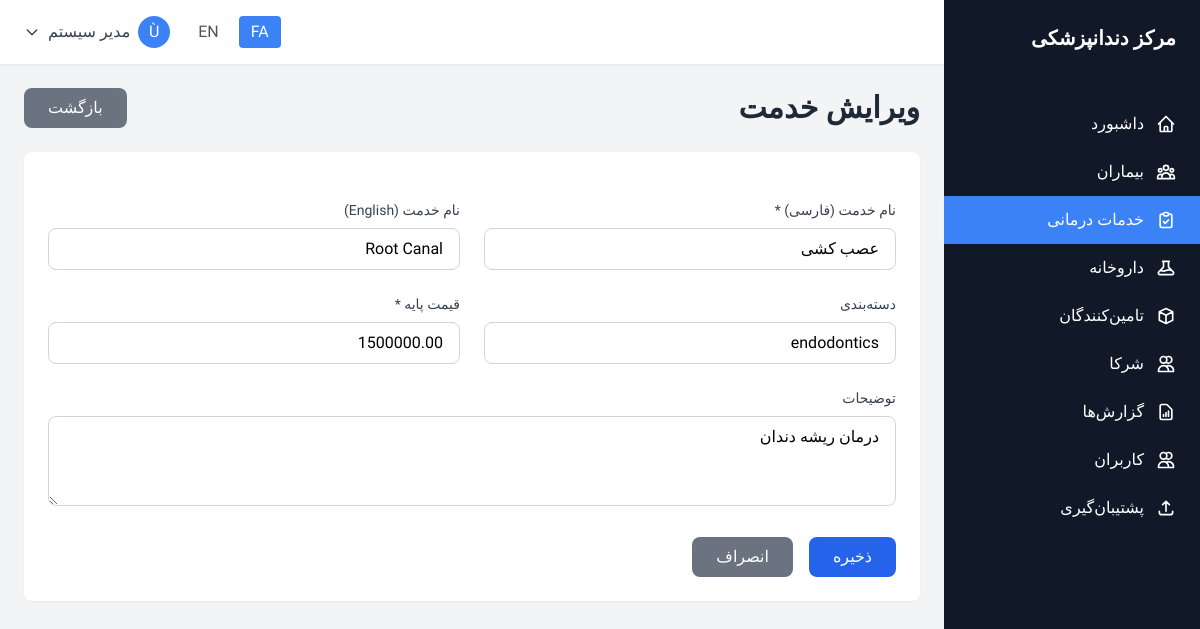
/services/edit.php?id=3 (signed in), run on the app's committed database.
### tables this page shows
CREATE TABLE IF NOT EXISTS system (
    id INT AUTO_INCREMENT PRIMARY KEY,
    record_type ENUM('setting', 'activity_log') NOT NULL,
    setting_key VARCHAR(50),
    setting_value TEXT,
    setting_type VARCHAR(20) DEFAULT 'text',
    description TEXT,
    user_id INT,
    action VARCHAR(50),
    table_name VARCHAR(50),
    record_id INT,
    ip_address VARCHAR(45),
    user_agent TEXT,
    created_at DATETIME DEFAULT CURRENT_TIMESTAMP,
    updated_at DATETIME DEFAULT CURRENT_TIMESTAMP ON UPDATE CURRENT_TIMESTAMP,
    INDEX idx_record_type (record_type),
    INDEX idx_setting_key (setting_key),
    INDEX idx_user_action (user_id, action),
    INDEX idx_table_record (table_name, record_id),
    INDEX idx_activity_date (created_at),
    UNIQUE KEY unique_setting (setting_key, record_type),
    FOREIGN KEY (user_id) REFERENCES users(id) ON DELETE SET NULL
);

CREATE TABLE IF NOT EXISTS services (
    id INT AUTO_INCREMENT PRIMARY KEY,
    patient_id INT,
    service_name VARCHAR(100) NOT NULL,
    service_name_en VARCHAR(100),
    description TEXT,
    base_price DECIMAL(10, 2) NOT NULL,
    category VARCHAR(50),
    service_date DATE,
    tooth_number VARCHAR(10),
    quantity INT DEFAULT 1,
    unit_price DECIMAL(10, 2),
    total_price DECIMAL(10, 2),
    discount DECIMAL(10, 2) DEFAULT 0,
    final_price DECIMAL(10, 2),
    dentist_id INT,
    status ENUM('template', 'pending', 'completed', 'cancelled') DEFAULT 'template',
    notes TEXT,
    is_active TINYINT(1) DEFAULT 1,
    created_by INT,
    created_at DATETIME DEFAULT CURRENT_TIMESTAMP,
    updated_at DATETIME DEFAULT CURRENT_TIMESTAMP ON UPDATE CURRENT_TIMESTAMP,
    INDEX idx_service_name_active (service_name, is_active),
    INDEX idx_category_active (category, is_active),
    INDEX idx_patient_date (patient_id, service_date),
    INDEX idx_dentist_date (dentist_id, service_date),
    INDEX idx_status_date (status, service_date),
    INDEX idx_template_services (status, is_active),
    FOREIGN KEY (patient_id) REFERENCES patients(id) ON DELETE CASCADE,
    FOREIGN KEY (dentist_id) REFERENCES users(id) ON DELETE RESTRICT,
    FOREIGN KEY (created_by) REFERENCES users(id) ON DELETE SET NULL
);

### services/edit.php (the view, shortened to what the rows shown need)
<?php
require_once '../config/config.php';
$serviceId = intval($_GET['id'] ?? 0);
$service = fetchOne("SELECT * FROM services WHERE id = ? AND status = 'template'", [$serviceId]);
include '../includes/header.php';
?>
<div class="space-y-6">
    <div class="flex items-center justify-between">
        <h1 class="text-3xl font-bold text-gray-800"><?php echo $lang['edit_service']; ?></h1>
    </div>
    <div class="bg-white rounded-lg shadow-sm p-6">
        <form id="service-form" class="space-y-6">
            <div class="grid grid-cols-1 md:grid-cols-2 gap-6">
                <div>
                    <label class="block text-sm font-medium text-gray-700 mb-2">
                        <?php echo $lang['service_name']; ?> (فارسی) *
                    </label>
                    <input type="text" name="service_name" value="<?php echo htmlspecialchars($service['service_name']); ?>" required
                        class="w-full px-4 py-2 border border-gray-300 rounded-lg focus:ring-2 focus:ring-blue-500 focus:border-transparent outline-none">
                </div>
                <div>
                    <label class="block text-sm font-medium text-gray-700 mb-2">
                        <?php echo $lang['service_name']; ?> (English)
                    </label>
                    <input type="text" name="service_name_en" value="<?php echo htmlspecialchars($service['service_name_en'] ?? ''); ?>"
                        class="w-full px-4 py-2 border border-gray-300 rounded-lg focus:ring-2 focus:ring-blue-500 focus:border-transparent outline-none">
                </div>
                <div>
                    <label class="block text-sm font-medium text-gray-700 mb-2">
                        <?php echo $lang['category']; ?>
                    </label>
                    <input type="text" name="category" value="<?php echo htmlspecialchars($service['category'] ?? ''); ?>"
                        class="w-full px-4 py-2 border border-gray-300 rounded-lg focus:ring-2 focus:ring-blue-500 focus:border-transparent outline-none">
                </div>
                <div>
                    <label class="block text-sm font-medium text-gray-700 mb-2">
                        <?php echo $lang['base_price']; ?> *
                    </label>
                    <input type="number" name="base_price" value="<?php echo $service['base_price']; ?>" step="0.01" required
                        class="w-full px-4 py-2 border border-gray-300 rounded-lg focus:ring-2 focus:ring-blue-500 focus:border-transparent outline-none">
                </div>
            </div>
            <div>
                <label class="block text-sm font-medium text-gray-700 mb-2">
                    <?php echo $lang['description']; ?>
                </label>
                <textarea name="description" rows="3"
                    class="w-full px-4 py-2 border border-gray-300 rounded-lg focus:ring-2 focus:ring-blue-500 focus:border-transparent outline-none"><?php echo htmlspecialchars($service['description'] ?? ''); ?></textarea>
            </div>
        </form>
    </div>
</div>
<?php include '../includes/footer.php'; ?>

### includes/header.php (shortened to what the rows shown need)
<?php
$lang = loadLanguage();
?>
<!DOCTYPE html>
<html lang="<?php echo $current_lang; ?>" dir="<?php echo $current_lang === 'fa' ? 'rtl' : 'ltr'; ?>">
<head>
    <script src="https://cdn.tailwindcss.com"></script>
</head>
<body class="bg-gray-100">
    <div class="flex h-screen overflow-hidden">
        <aside class="w-64 bg-gray-900 text-white flex-shrink-0 hidden md:block flex flex-col">
            <div class="p-6 flex-shrink-0">
                <h1 class="text-xl font-bold"><?php echo getSetting('clinic_name', $lang['app_name']); ?></h1>
            </div>
        </aside>
        <div class="flex-1 flex flex-col overflow-hidden">
            <main class="flex-1 overflow-y-auto p-6">

### data on the page
system: setting_value "مرکز دندانپزشکی"
services: service_name "عصب کشی", service_name_en "Root Canal", category "endodontics", base_price "1500000.00", description "درمان ریشه دندان"

### other printed values
$lang['menu_dashboard'] "داشبورد"
$lang['menu_patients'] "بیماران"
$lang['menu_services'] "خدمات درمانی"
$lang['menu_medicines'] "داروخانه"
$lang['menu_suppliers'] "تامین‌کنندگان"
$lang['menu_partners'] "شرکا"
$lang['menu_reports'] "گزارش‌ها"
$lang['menu_users'] "کاربران"
$lang['menu_backup'] "پشتیبان‌گیری"
substr($user['full_name'], 0, 1) "Ù"
$user['full_name'] "مدیر سیستم"
$lang['edit_service'] "ویرایش خدمت"
$lang['back'] "بازگشت"
$lang['service_name'] "نام خدمت"
$lang['category'] "دسته‌بندی"
